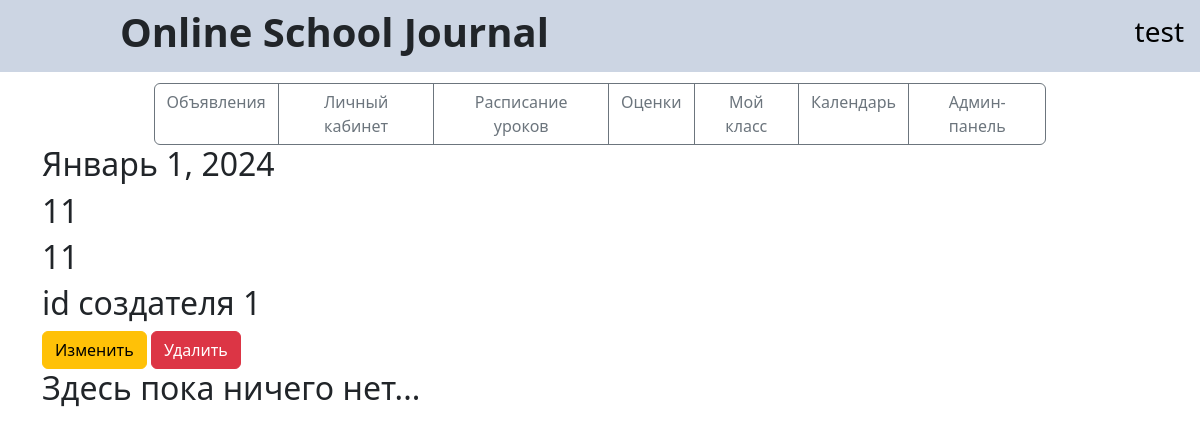
/calendar/events/Январь/1 (signed in), run on the app's committed database.
### data/user_forming.py (models this page shows, shortened)
class User(SqlAlchemyBase, UserMixin):
    __tablename__ = 'users'
    id = sqlalchemy.Column(sqlalchemy.Integer,
                           primary_key=True, autoincrement=True)
    role = sqlalchemy.Column(sqlalchemy.String, nullable=True)
    login = sqlalchemy.Column(sqlalchemy.String, nullable=True, unique=True)
    hashed_password = sqlalchemy.Column(sqlalchemy.String, nullable=True)
    surname = sqlalchemy.Column(sqlalchemy.String, nullable=True)
    name = sqlalchemy.Column(sqlalchemy.String, nullable=True)
    age = sqlalchemy.Column(sqlalchemy.Integer, nullable=True)
    address = sqlalchemy.Column(sqlalchemy.String, nullable=True)
    modified_date = sqlalchemy.Column(sqlalchemy.DateTime,
                                      default=datetime.datetime.now)
    class_student = sqlalchemy.Column(sqlalchemy.String, nullable=True)
    marks = orm.relationship("Marks", back_populates='user')

### data/events_forming.py (models this page shows)
class Events(SqlAlchemyBase):
    __tablename__ = 'events'
    id = sqlalchemy.Column(sqlalchemy.Integer,
                           primary_key=True, autoincrement=True)
    owner_id = sqlalchemy.Column(sqlalchemy.Integer,
                                 sqlalchemy.ForeignKey("users.id"))
    month = sqlalchemy.Column(sqlalchemy.String, nullable=True)
    day = sqlalchemy.Column(sqlalchemy.String, nullable=True)
    year = sqlalchemy.Column(sqlalchemy.String, nullable=True)
    name = sqlalchemy.Column(sqlalchemy.String, nullable=True)
    discription = sqlalchemy.Column(sqlalchemy.String, nullable=True)
    user = orm.relationship("User")

### main.py (the view)
@app.route("/calendar/events/<month>/<day>", methods=['GET', 'POST'])
@login_required
def get_event(month, day):
    if current_user.is_authenticated:
        db_sess = db_session.create_session()
        events = db_sess.query(Events).filter(Events.month == month, Events.day == day).first()
        print(events)
        return render_template("check.html", current_user=current_user, events=events, month=month, day=day)
    return redirect("/login")

### data/db_session.py (called while the page is built)
def create_session() -> Session:
    global __factory
    return __factory()

### main.py (called while the page is built)
@login_manager.user_loader
def load_user(user_id):
    db_sess = db_session.create_session()
    return db_sess.get(User, user_id)

### templates/check.html
{% extends "main.html" %}
{% block content %}
{% if events %}
<h2>{{events.month}} {{events.day}}, 2024</h2>
<h2>{{events.name}}</h2>
<h2>{{events.discription}}</h2>
<h2>id создателя {{events.owner_id}}</h2>
{% endif %}
{% if current_user.is_authenticated and current_user.id == events.owner_id or current_user.role == "admin" and events%}
<div>
    <a href="/calendar/events/edit/{{ events.month }}/{{ events.day }}" class="btn btn-warning">
        Изменить
    </a>
    <a href="/calendar/events/delete/{{ events.month }}/{{ events.day }}" class="btn btn-danger">
        Удалить
    </a>
</div>
     {% endif %}
{% if not events and current_user.role == "admin"%}
<a class="btn btn-primary" href="/calendar/events/add/{{ month }}/{{ day }}" role="button" style="margin-top: 10px">Добавить событие</a>
{% else %}
<h2>Здесь пока ничего нет...</h2>
{% endif %}
{% endblock %}

### templates/main.html (shortened to what this page needs)
<!doctype html>
<html lang="ru">
<head>
	<link rel="stylesheet" href="/static/css/style.css">
	<link href="https://cdn.jsdelivr.net/npm/bootstrap@5.3.0/dist/css/bootstrap.min.css" rel="stylesheet"
>
</head>
<body>
	<header>
		<nav class="navbar navbar-light">
			<h1 id="title">Online School Journal</h1>
			 {% if current_user.is_authenticated %}
			 <a class="navbar-brand" href="/menu/profile"><h3>{{ current_user.login }}</h3></a>
			 {% endif %}
		</nav>
	</header>
	<main role="main" class="container">
        <div id="tabs" class="btn-group">
            <a href="/menu/ads" class="btn btn-outline-secondary">Объявления</a>
            <a href="/menu/profile" class="btn btn-outline-secondary">Личный кабинет</a>
            <a href="/menu/timetable" class="btn btn-outline-secondary">Расписание уроков</a>
            <a href="/menu/marks" class="btn btn-outline-secondary">Оценки</a>
            <a href="/menu/class" class="btn btn-outline-secondary">Мой класс</a>
            <a href="/menu/calendar" class="btn btn-outline-secondary">Календарь</a>
            {% if current_user.role == "admin" %}
            <a href="/menu/admin" class="btn btn-outline-secondary">Админ-панель</a>
            {% endif %}
        </div>
        {% block content %}{% endblock %}
    </main>
</body>
</html>

### static/css/style.css (style rules this page uses)
nav { background-color:#ccd5e3; }
#title { margin-left: 10%; font-weight: bold }
#tabs { display: flex; margin-left: 10%; margin-right: 10%; margin-top: 1% }

### data on the page
User: login "test"
Events: month "Январь", day "1", name "11", discription "11", owner_id "1"
